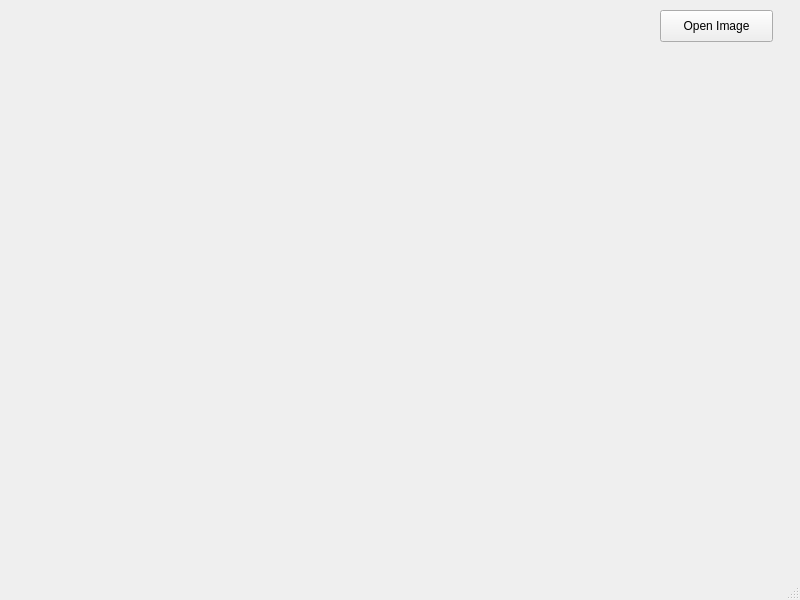
<?xml version="1.0" encoding="UTF-8"?>
<ui version="4.0">
 <class>MainWindow</class>
 <widget class="QMainWindow" name="MainWindow">
  <property name="geometry">
   <rect>
    <x>0</x>
    <y>0</y>
    <width>800</width>
    <height>600</height>
   </rect>
  </property>
  <property name="windowTitle">
   <string>MainWindow</string>
  </property>
  <widget class="QWidget" name="centralwidget">
  
  <widget class="QLabel" name="pixmap">
    <property name="geometry">
     <rect>
      <x>0</x>
      <y>0</y>
      <width>512</width>
      <height>512</height>
     </rect>
    </property>   
    <property name="text">
     <string/>
    </property>
   </widget>
   <widget class="QPushButton" name="pushButton">
    <property name="geometry">
     <rect>
      <x>660</x>
      <y>10</y>
      <width>113</width>
      <height>32</height>
     </rect>
    </property>
    <property name="text">
     <string>Open Image</string>
    </property>
   </widget>
   <widget class="QLabel" name="txtResult">
    <property name="geometry">
     <rect>
      <x>660</x>
      <y>110</y>
      <width>131</width>
      <height>51</height>
     </rect>
    </property>
    <property name="font">
     <font>
      <pointsize>25</pointsize>
      <weight>75</weight>
      <bold>true</bold>
     </font>
    </property>
    <property name="text">
     <string/>
    </property>
   </widget>
  </widget>
  <widget class="QStatusBar" name="statusbar"/>
 </widget>
 <resources/>
 <connections/>
</ui>
